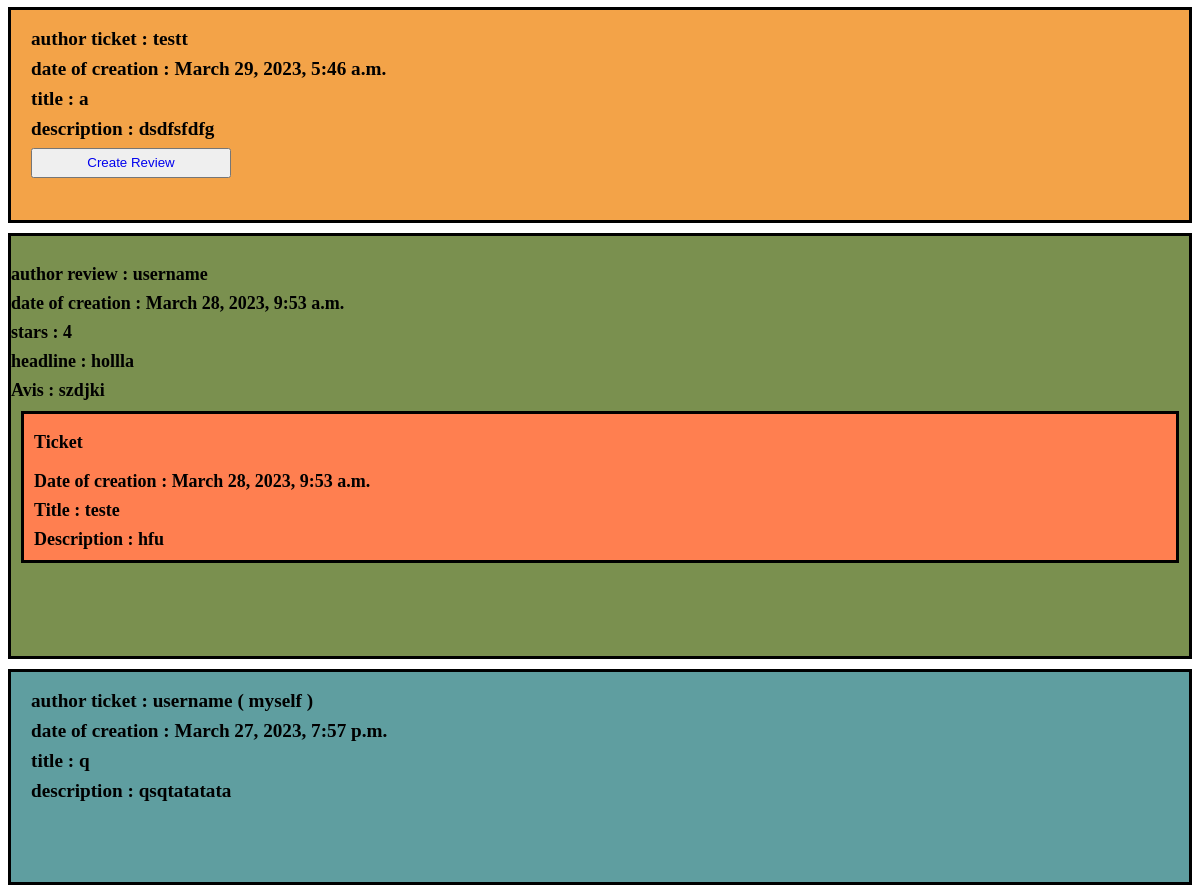
The page /dashboard/flux (signed in, middle part) on the database as committed earlier.
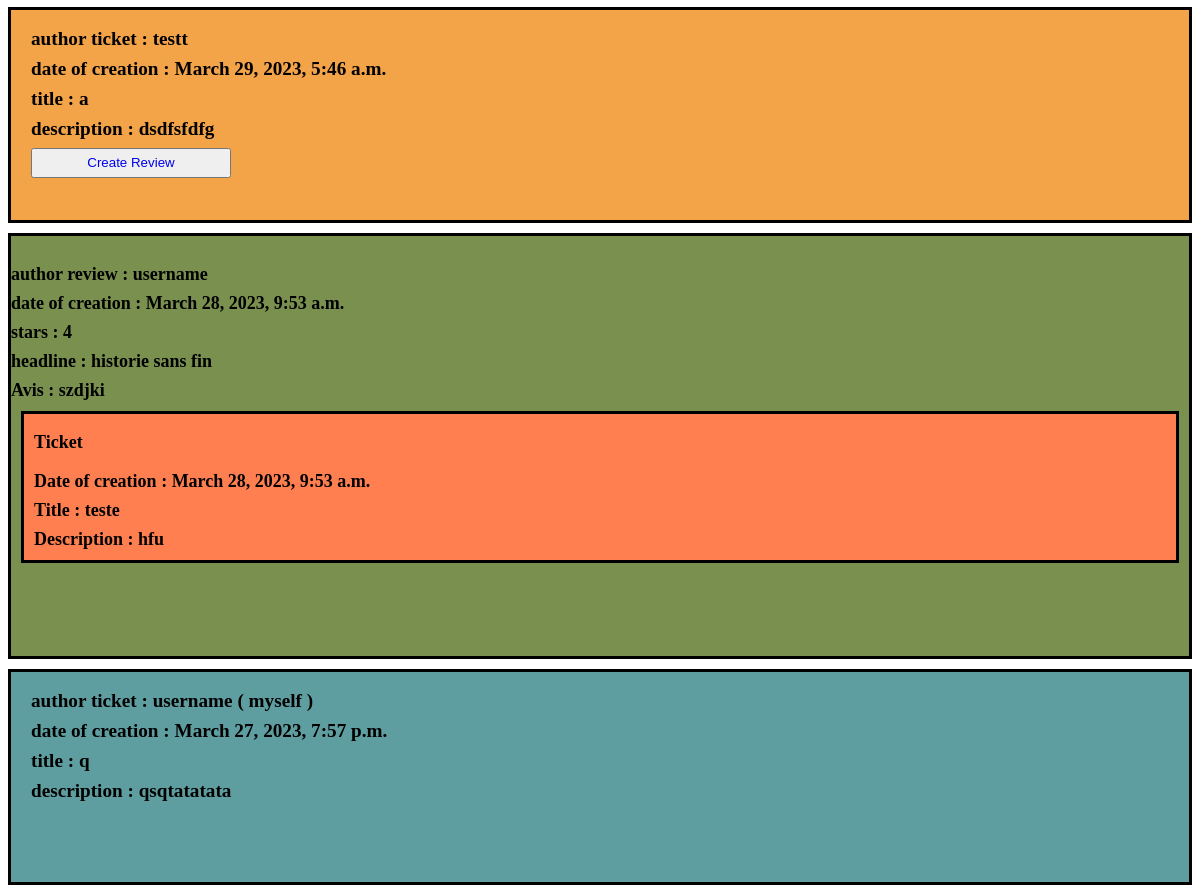
The same page on the database as committed later.
### reviews/models.py (models this page shows, shortened)
class Review(models.Model):
    ticket = models.ForeignKey(to=Ticket, on_delete=models.CASCADE)
    rating = models.PositiveSmallIntegerField(validators=[MinValueValidator(0), MaxValueValidator(5)])
    headline = models.CharField(max_length=128)
    body = models.TextField(max_length=8192, blank=True)
    user = models.ForeignKey(to=settings.AUTH_USER_MODEL, on_delete=models.CASCADE)
    time_created = models.DateTimeField(auto_now_add=True)

class Ticket(models.Model):
    title = models.CharField(max_length=128)
    slug = models.SlugField(max_length=128)
    description = models.TextField(max_length=2048, blank=True)
    user = models.ForeignKey(to=settings.AUTH_USER_MODEL, on_delete=models.CASCADE)
    image = models.ImageField(null=True, blank=True, upload_to='images')
    time_created = models.DateTimeField(auto_now_add=True)

### accounts/models.py (models this page shows, shortened)
class CustomUser(AbstractUser):
    pass

### reviews/views.py (the view)
# urls.py: path("flux", main, name="reviews-main"),
@login_required
def main(request):
    list_review_personal = []
    ticket_no_comment = []
    review_final = []
    ticket_final = []
    list_review_ticket_id = []
    list_id_followed_users = []
    list_id_review_followed_user = []
    list_id_ticket_followed_user = []
    listfinal = []
    followed_user = UserFollows.objects.filter(user=request.user)
    review = Review.objects.filter(user=request.user)
    tickets = Ticket.objects.filter(user=request.user)
    for i in review:
        list_review_personal.append(i)
        listfinal.append(i)
    for i in range(len(review)):
        a = review[i].ticket_id
        list_review_ticket_id.append(a)
    for tick in tickets:
        if tick.id not in list_review_ticket_id:
            ticket_no_comment.append(tick)
            listfinal.append(tick)
    for i in followed_user:
        list_id_followed_users.append(i.followed_user_id)
    review_all_user = Review.objects.all()
    for i in review_all_user:
        if i.user_id in list_id_followed_users:
            list_id_review_followed_user.append(i.id)
    for i in list_id_review_followed_user:
        reviews = Review.objects.filter(id__in=[i])
        for z in reviews:
            review_final.append(z)
            listfinal.append(z)
    ticket_all_user = Ticket.objects.all()
    for i in ticket_all_user:
        if i.user_id in list_id_followed_users:
            list_id_ticket_followed_user.append(i.id)
    for i in list_id_ticket_followed_user:
        tickets = Ticket.objects.filter(id__in=[i])
        for z in tickets:
            ticket_final.append(z)
            listfinal.append(z)
    sorted_listfinal = sorted(listfinal, key=lambda post: post.time_created, reverse=True)
    context = {"f": review_final, "ff": ticket_final, "r": list_review_personal, "rr": ticket_no_comment, "ss": sorted_listfinal}
    return render(request, "reviews/flux.html", context)

### reviews/templates/reviews/flux.html (shortened to what this page needs)
{% extends 'base.html' %}
{% block content %}
{% for post in ss %}
    {% if post in ff %}
        <article class="ticket ticket_followed_user">
            <div class="s"> author ticket : {{ post.user.username }}</div>
            <div class="s">date of creation : {{ post.time_created }}</div>
            <div class="s">title : {{ post.title }}</div>
            <div class="s">description : {{ post.description }}</div>
            <button class="s  btn_ticket_followed"><a href="{% url 'reviews-respond_ticket' post.id %}">Create Review</a></button>
        </article>
    {% elif post in rr %}
        <article class="ticket ticket_user">
            <div class="s"> author ticket : {{ post.user.username }} ( myself )</div>
            <div class="s">date of creation : {{ post.time_created }}</div>
            <div class="s">title : {{ post.title }}</div>
            <div class="s">description : {{ post.description }}</div>
        </article>
    {% elif post in f %}
        <article class="review review_followed_user">
            <div class="s"> author review : {{ post.user.username }}</div>
            <div class="s">date of creation : {{ post.time_created }}</div>
            <div class="s">stars : {{ post.rating }}</div>
            <div class="s">headline : {{ post.headline }}</div>
            <div class="s">Avis : {{ post.body }}</div>
            <div class="wsd">
                <p>Ticket</p>
                <div class="s">Date of creation : {{ post.ticket.time_created }}</div>
                <div class="s">Title : {{ post.ticket.title }}</div>
                <div class="s">Description : {{ post.ticket.description }}</div>
            </div>
        </article>
    {% elif post in r %}
        <article class="review review_user">
            <div class="s"> author review : {{ post.user.username }}</div>
            <div class="s">date of creation : {{ post.time_created }}</div>
            <div class="s">stars : {{ post.rating }}</div>
            <div class="s">headline : {{ post.headline }}</div>
            <div class="s">Avis : {{ post.body }}</div>
            <div class="wsd">
                <p>Ticket</p>
                <div class="s">Date of creation : {{ post.ticket.time_created }}</div>
                <div class="s">Title : {{ post.ticket.title }}</div>
                <div class="s">Description : {{ post.ticket.description }}</div>
            </div>
        </article>
    {% endif %}
{%  endfor %}
{% endblock %}

Rows that differ between the two databases and show on the page:
changed Review "szdjki": headline "hollla" → "historie sans fin"
